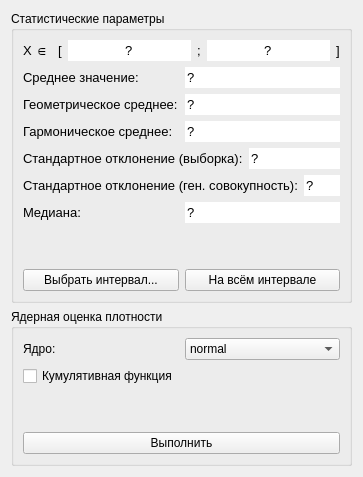
            <widget class="QWidget" name="tab_6">
             <attribute name="title">
              <string>Статистика</string>
             </attribute>
             <layout class="QGridLayout" name="gridLayout_26">
              <item row="0" column="0">
               <widget class="QGroupBox" name="integralGroupBox_2">
                <property name="layoutDirection">
                 <enum>Qt::LeftToRight</enum>
                </property>
                <property name="title">
                 <string>Статистические параметры</string>
                </property>
                <property name="flat">
                 <bool>false</bool>
                </property>
                <property name="checkable">
                 <bool>false</bool>
                </property>
                <layout class="QGridLayout" name="gridLayout_17">
                 <item row="0" column="0">
                  <layout class="QVBoxLayout" name="verticalLayout_12">
                   <item>
                    <layout class="QHBoxLayout" name="horizontalLayout_41">
                     <item>
                      <widget class="QLabel" name="label_49">
                       <property name="font">
                        <font>
                         <pointsize>10</pointsize>
                        </font>
                       </property>
                       <property name="text">
                        <string>X ∈ </string>
                       </property>
                      </widget>
                     </item>
                     <item>
                      <widget class="QLabel" name="label_50">
                       <property name="font">
                        <font>
                         <pointsize>10</pointsize>
                        </font>
                       </property>
                       <property name="text">
                        <string>[</string>
                       </property>
                      </widget>
                     </item>
                     <item>
                      <widget class="QLineEdit" name="xMeanBegin">
                       <property name="sizePolicy">
                        <sizepolicy hsizetype="Expanding" vsizetype="Fixed">
                         <horstretch>0</horstretch>
                         <verstretch>0</verstretch>
                        </sizepolicy>
                       </property>
                       <property name="font">
                        <font>
                         <pointsize>10</pointsize>
                        </font>
                       </property>
                       <property name="text">
                        <string>?</string>
                       </property>
                       <property name="frame">
                        <bool>false</bool>
                       </property>
                       <property name="alignment">
                        <set>Qt::AlignCenter</set>
                       </property>
                       <property name="readOnly">
                        <bool>true</bool>
                       </property>
                      </widget>
                     </item>
                     <item>
                      <widget class="QLabel" name="label_51">
                       <property name="font">
                        <font>
                         <pointsize>10</pointsize>
                        </font>
                       </property>
                       <property name="text">
                        <string>;</string>
                       </property>
                      </widget>
                     </item>
                     <item>
                      <widget class="QLineEdit" name="xMeanEnd">
                       <property name="sizePolicy">
                        <sizepolicy hsizetype="Expanding" vsizetype="Fixed">
                         <horstretch>0</horstretch>
                         <verstretch>0</verstretch>
                        </sizepolicy>
                       </property>
                       <property name="font">
                        <font>
                         <pointsize>10</pointsize>
                        </font>
                       </property>
                       <property name="text">
                        <string>?</string>
                       </property>
                       <property name="frame">
                        <bool>false</bool>
                       </property>
                       <property name="alignment">
                        <set>Qt::AlignCenter</set>
                       </property>
                       <property name="readOnly">
                        <bool>true</bool>
                       </property>
                      </widget>
                     </item>
                     <item>
                      <widget class="QLabel" name="label_52">
                       <property name="font">
                        <font>
                         <pointsize>10</pointsize>
                        </font>
                       </property>
                       <property name="text">
                        <string>]</string>
                       </property>
                      </widget>
                     </item>
                    </layout>
                   </item>
                   <item>
                    <layout class="QHBoxLayout" name="horizontalLayout_46">
                     <item>
                      <widget class="QLabel" name="label_22">
                       <property name="font">
                        <font>
                         <pointsize>10</pointsize>
                        </font>
                       </property>
                       <property name="text">
                        <string>Среднее значение:</string>
                       </property>
                      </widget>
                     </item>
                     <item>
                      <widget class="QLineEdit" name="meanResult">
                       <property name="sizePolicy">
                        <sizepolicy hsizetype="Ignored" vsizetype="Fixed">
                         <horstretch>0</horstretch>
                         <verstretch>0</verstretch>
                        </sizepolicy>
                       </property>
                       <property name="font">
                        <font>
                         <pointsize>10</pointsize>
                        </font>
                       </property>
                       <property name="text">
                        <string>?</string>
                       </property>
                       <property name="frame">
                        <bool>false</bool>
                       </property>
                       <property name="alignment">
                        <set>Qt::AlignLeading|Qt::AlignLeft|Qt::AlignVCenter</set>
                       </property>
                       <property name="readOnly">
                        <bool>true</bool>
                       </property>
                      </widget>
                     </item>
                    </layout>
                   </item>
                   <item>
                    <layout class="QHBoxLayout" name="horizontalLayout_58">
                     <item>
                      <widget class="QLabel" name="label_69">
                       <property name="font">
                        <font>
                         <pointsize>10</pointsize>
                        </font>
                       </property>
                       <property name="text">
                        <string>Геометрическое среднее:</string>
                       </property>
                      </widget>
                     </item>
                     <item>
                      <widget class="QLineEdit" name="geomMeanResult">
                       <property name="sizePolicy">
                        <sizepolicy hsizetype="Ignored" vsizetype="Fixed">
                         <horstretch>0</horstretch>
                         <verstretch>0</verstretch>
                        </sizepolicy>
                       </property>
                       <property name="font">
                        <font>
                         <pointsize>10</pointsize>
                        </font>
                       </property>
                       <property name="text">
                        <string>?</string>
                       </property>
                       <property name="frame">
                        <bool>false</bool>
                       </property>
                       <property name="alignment">
                        <set>Qt::AlignLeading|Qt::AlignLeft|Qt::AlignVCenter</set>
                       </property>
                       <property name="readOnly">
                        <bool>true</bool>
                       </property>
                      </widget>
                     </item>
                    </layout>
                   </item>
                   <item>
                    <layout class="QHBoxLayout" name="horizontalLayout_62">
                     <item>
                      <widget class="QLabel" name="label_70">
                       <property name="font">
                        <font>
                         <pointsize>10</pointsize>
                        </font>
                       </property>
                       <property name="text">
                        <string>Гармоническое среднее:</string>
                       </property>
                      </widget>
                     </item>
                     <item>
                      <widget class="QLineEdit" name="harmonicMeanResult">
                       <property name="sizePolicy">
                        <sizepolicy hsizetype="Ignored" vsizetype="Fixed">
                         <horstretch>0</horstretch>
                         <verstretch>0</verstretch>
                        </sizepolicy>
                       </property>
                       <property name="font">
                        <font>
                         <pointsize>10</pointsize>
                        </font>
                       </property>
                       <property name="text">
                        <string>?</string>
                       </property>
                       <property name="frame">
                        <bool>false</bool>
                       </property>
                       <property name="alignment">
                        <set>Qt::AlignLeading|Qt::AlignLeft|Qt::AlignVCenter</set>
                       </property>
                       <property name="readOnly">
                        <bool>true</bool>
                       </property>
                      </widget>
                     </item>
                    </layout>
                   </item>
                   <item>
                    <layout class="QHBoxLayout" name="horizontalLayout_54">
                     <item>
                      <widget class="QLabel" name="label_64">
                       <property name="font">
                        <font>
                         <pointsize>10</pointsize>
                        </font>
                       </property>
                       <property name="text">
                        <string>Стандартное отклонение (выборка):</string>
                       </property>
                      </widget>
                     </item>
                     <item>
                      <widget class="QLineEdit" name="stdDev">
                       <property name="sizePolicy">
                        <sizepolicy hsizetype="Ignored" vsizetype="Fixed">
                         <horstretch>0</horstretch>
                         <verstretch>0</verstretch>
                        </sizepolicy>
                       </property>
                       <property name="font">
                        <font>
                         <pointsize>10</pointsize>
                        </font>
                       </property>
                       <property name="text">
                        <string>?</string>
                       </property>
                       <property name="frame">
                        <bool>false</bool>
                       </property>
                       <property name="alignment">
                        <set>Qt::AlignLeading|Qt::AlignLeft|Qt::AlignVCenter</set>
                       </property>
                       <property name="readOnly">
                        <bool>true</bool>
                       </property>
                      </widget>
                     </item>
                    </layout>
                   </item>
                   <item>
                    <layout class="QHBoxLayout" name="horizontalLayout_55">
                     <item>
                      <widget class="QLabel" name="label_67">
                       <property name="font">
                        <font>
                         <pointsize>10</pointsize>
                        </font>
                       </property>
                       <property name="text">
                        <string>Стандартное отклонение (ген. совокупность):</string>
                       </property>
                      </widget>
                     </item>
                     <item>
                      <widget class="QLineEdit" name="stdGenDev">
                       <property name="sizePolicy">
                        <sizepolicy hsizetype="Ignored" vsizetype="Fixed">
                         <horstretch>0</horstretch>
                         <verstretch>0</verstretch>
                        </sizepolicy>
                       </property>
                       <property name="font">
                        <font>
                         <pointsize>10</pointsize>
                        </font>
                       </property>
                       <property name="text">
                        <string>?</string>
                       </property>
                       <property name="frame">
                        <bool>false</bool>
                       </property>
                       <property name="alignment">
                        <set>Qt::AlignLeading|Qt::AlignLeft|Qt::AlignVCenter</set>
                       </property>
                       <property name="readOnly">
                        <bool>true</bool>
                       </property>
                      </widget>
                     </item>
                    </layout>
                   </item>
                   <item>
                    <layout class="QHBoxLayout" name="horizontalLayout_57">
                     <item>
                      <widget class="QLabel" name="label_68">
                       <property name="font">
                        <font>
                         <pointsize>10</pointsize>
                        </font>
                       </property>
                       <property name="text">
                        <string>Медиана:</string>
                       </property>
                      </widget>
                     </item>
                     <item>
                      <widget class="QLineEdit" name="medianResult">
                       <property name="sizePolicy">
                        <sizepolicy hsizetype="Ignored" vsizetype="Fixed">
                         <horstretch>0</horstretch>
                         <verstretch>0</verstretch>
                        </sizepolicy>
                       </property>
                       <property name="font">
                        <font>
                         <pointsize>10</pointsize>
                        </font>
                       </property>
                       <property name="text">
                        <string>?</string>
                       </property>
                       <property name="frame">
                        <bool>false</bool>
                       </property>
                       <property name="alignment">
                        <set>Qt::AlignLeading|Qt::AlignLeft|Qt::AlignVCenter</set>
                       </property>
                       <property name="readOnly">
                        <bool>true</bool>
                       </property>
                      </widget>
                     </item>
                    </layout>
                   </item>
                  </layout>
                 </item>
                 <item row="2" column="0">
                  <layout class="QHBoxLayout" name="horizontalLayout_47">
                   <item>
                    <widget class="QPushButton" name="statsSelectInterval">
                     <property name="text">
                      <string>Выбрать интервал...</string>
                     </property>
                    </widget>
                   </item>
                   <item>
                    <widget class="QPushButton" name="statsCalculateAll">
                     <property name="text">
                      <string>На всём интервале</string>
                     </property>
                    </widget>
                   </item>
                  </layout>
                 </item>
                 <item row="1" column="0">
                  <spacer name="verticalSpacer_8">
                   <property name="orientation">
                    <enum>Qt::Vertical</enum>
                   </property>
                   <property name="sizeHint" stdset="0">
                    <size>
                     <width>20</width>
                     <height>40</height>
                    </size>
                   </property>
                  </spacer>
                 </item>
                </layout>
               </widget>
              </item>
              <item row="1" column="0">
               <widget class="QGroupBox" name="groupBox_4">
                <property name="title">
                 <string>Ядерная оценка плотности</string>
                </property>
                <layout class="QGridLayout" name="gridLayout_21">
                 <item row="0" column="0">
                  <layout class="QVBoxLayout" name="verticalLayout_4">
                   <item>
                    <layout class="QHBoxLayout" name="horizontalLayout_63">
                     <item>
                      <widget class="QLabel" name="label_71">
                       <property name="text">
                        <string>Ядро:</string>
                       </property>
                      </widget>
                     </item>
                     <item>
                      <widget class="QComboBox" name="kdeKernel">
                       <item>
                        <property name="text">
                         <string>normal</string>
                        </property>
                       </item>
                       <item>
                        <property name="text">
                         <string>logistic</string>
                        </property>
                       </item>
                       <item>
                        <property name="text">
                         <string>sigmoid</string>
                        </property>
                       </item>
                      </widget>
                     </item>
                    </layout>
                   </item>
                   <item>
                    <widget class="QCheckBox" name="kdeCumulative">
                     <property name="text">
                      <string>Кумулятивная функция</string>
                     </property>
                    </widget>
                   </item>
                   <item>
                    <spacer name="verticalSpacer_16">
                     <property name="orientation">
                      <enum>Qt::Vertical</enum>
                     </property>
                     <property name="sizeHint" stdset="0">
                      <size>
                       <width>20</width>
                       <height>40</height>
                      </size>
                     </property>
                    </spacer>
                   </item>
                  </layout>
                 </item>
                 <item row="1" column="0">
                  <widget class="QPushButton" name="doKdeButton">
                   <property name="text">
                    <string>Выполнить</string>
                   </property>
                  </widget>
                 </item>
                </layout>
               </widget>
              </item>
             </layout>
            </widget>
